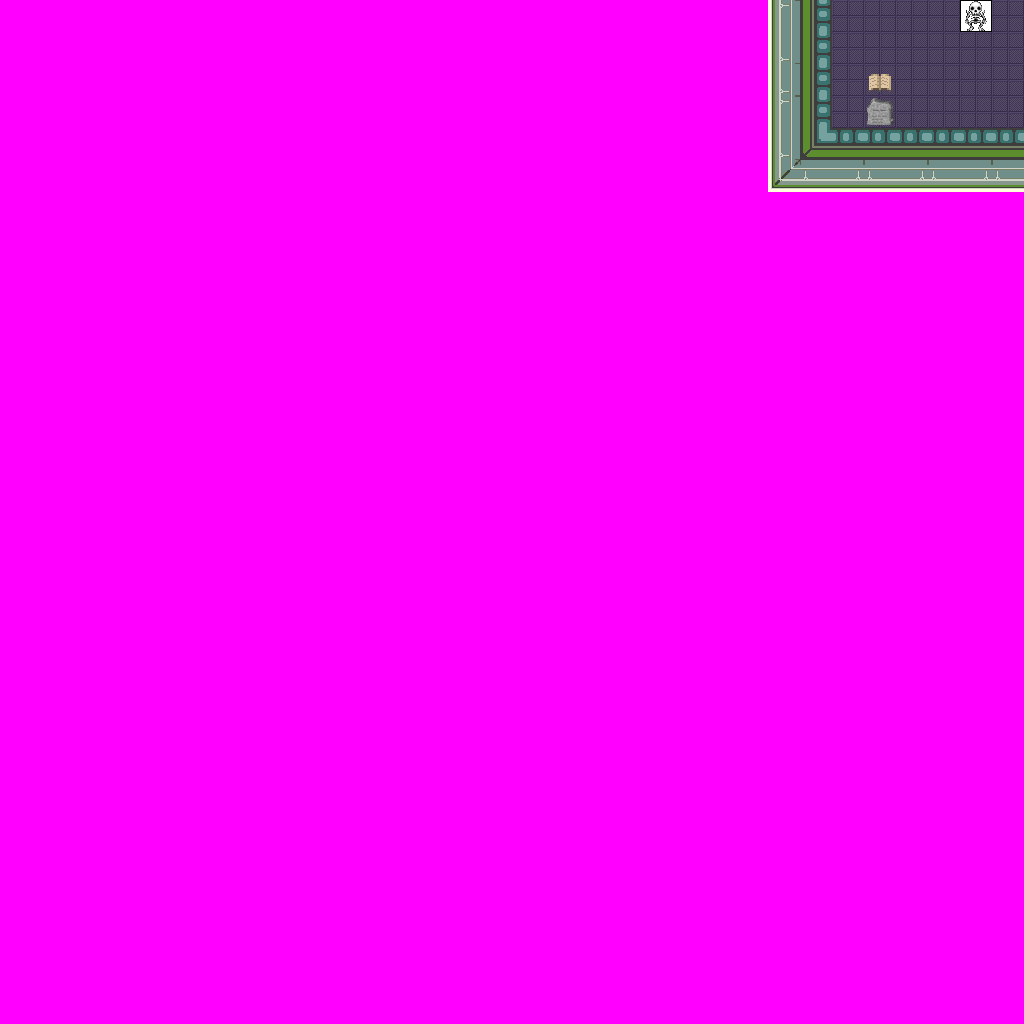

A 2D game scene composited from a Tiled map and its tileset images. What follows is a short description and the map's XML, with each tile layer's data collapsed to a summary:
An orthogonal 32x32 tile map with 32x32 px tiles, 7 tile layers (Ground, Objects, Above, Walkable, ...), 8 tilesets and 6 objects (3x newmap, from_west_0, from_south_0, from_south_1).

<map version="1.0" orientation="orthogonal" width="32" height="32" tilewidth="32" tileheight="32">
 <tileset firstgid="1" name="ground_indoor_grey_skull" tilewidth="32" tileheight="32">
  <image source="../drawable/ground_indoor_grey_skull.png" width="128" height="64" />
 </tileset>
 <tileset firstgid="9" name="building_wall_int_blue_green" tilewidth="32" tileheight="32">
  <image source="../drawable/building_wall_int_blue_green.png" width="128" height="128" />
 </tileset>
 <tileset firstgid="25" name="building_wall_int_green_blue_2" tilewidth="32" tileheight="32">
  <image source="../drawable/building_wall_int_green_blue_2.png" width="128" height="64" />
 </tileset>
 <tileset firstgid="33" name="item_documents_book" tilewidth="32" tileheight="32">
  <image source="../drawable/item_documents_book.png" width="64" height="64" />
 </tileset>
 <tileset firstgid="37" name="item_gothic_slab" tilewidth="32" tileheight="32">
  <image source="../drawable/item_gothic_slab.png" width="32" height="32" />
 </tileset>
 <tileset firstgid="38" name="logic_creature_undead_skeleton" tilewidth="32" tileheight="32">
  <image source="../drawable/logic_creature_undead_skeleton.png" width="192" height="32" />
 </tileset>
 <tileset firstgid="44" name="building_wall_int_sandstone" tilewidth="32" tileheight="32">
  <image source="../drawable/building_wall_int_sandstone.png" width="96" height="160" />
 </tileset>
 <tileset firstgid="59" name="walkable_sentinel" tilewidth="32" tileheight="32">
  <image source="../drawable/walkable_sentinel.png" width="32" height="32" />
 </tileset>
 <layer name="Ground" width="32" height="32">
  <data>[1024 cells, 1024 non-empty, 2 distinct tile ids]</data>
 </layer>
 <layer name="Objects" width="32" height="32">
  <data>[1024 cells, 2 non-empty, 2 distinct tile ids]</data>
 </layer>
 <layer name="Above" width="32" height="32">
  <data>[1024 cells, 0 non-empty, 0 distinct tile ids]</data>
 </layer>
 <layer name="Walkable" width="32" height="32">
  <data>[1024 cells, 1000 non-empty, 1 distinct tile ids]</data>
 </layer>
 <layer name="Objects_stendhal" width="32" height="32">
  <data>[1024 cells, 24 non-empty, 8 distinct tile ids]</data>
 </layer>
 <layer name="Above_stendhal" width="32" height="32">
  <data>[1024 cells, 0 non-empty, 0 distinct tile ids]</data>
 </layer>
 <layer name="Objects_stendhal2" width="32" height="32">
  <data>[1024 cells, 1 non-empty, 1 distinct tile ids]</data>
 </layer>
 <objectgroup name="Mapevents" width="32" height="32">
  <object name="exit_east_0" type="newmap" x="992" y="0" width="32" height="128">
   <properties>
    <property name="map" value="level_2_orril_lich_palace_x1_y3" />
    <property name="place" value="from_east_0" />
   </properties>
  </object>
  <object name="exit_north_0" type="newmap" x="832" y="0" width="64" height="32">
   <properties>
    <property name="map" value="level_2_orril_lich_palace_x0_y2" />
    <property name="place" value="from_north_0" />
   </properties>
  </object>
  <object name="exit_north_1" type="newmap" x="992" y="0" width="32" height="32">
   <properties>
    <property name="map" value="level_2_orril_lich_palace_x0_y2" />
    <property name="place" value="from_north_1" />
   </properties>
  </object>
 </objectgroup>
 <objectgroup name="Spawn" width="32" height="32">
  <object name="from_west_0" x="992" y="64" width="32" height="32" />
  <object name="from_south_0" x="864" y="0" width="32" height="32" />
  <object name="from_south_1" x="992" y="0" width="32" height="32" />
 </objectgroup>
 <objectgroup name="Keys" width="32" height="32" />
 <objectgroup name="Replace" width="32" height="32" />
</map>
